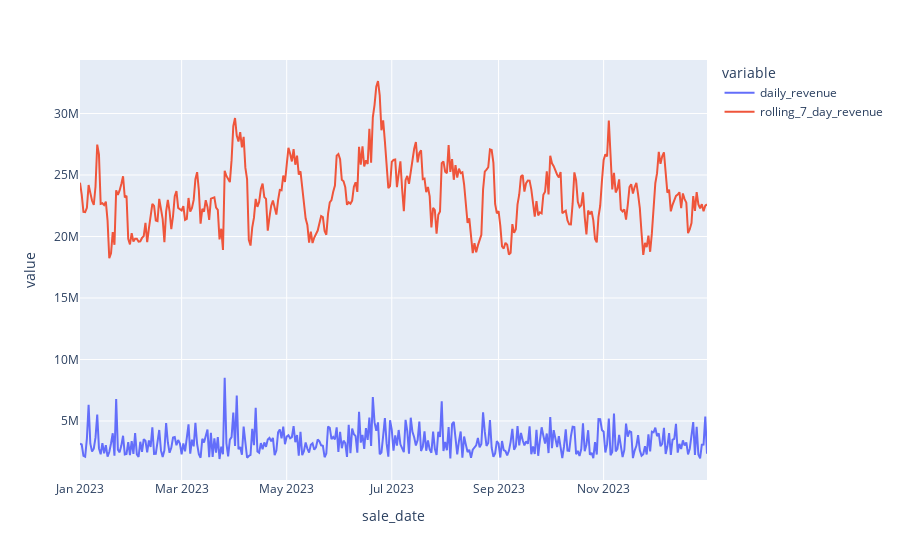

Notebook source saved alongside this figure:
### Code cell
import plotly.express as px

px.line(y_2023.toPandas(),x='sale_date', y=['daily_revenue','rolling_7_day_revenue'])

### Figure 1 — Plotly figure (JSON) as saved in the notebook; plotly's stock layout.template omitted (floating-point values rounded to 4 significant figures; data arrays with more than 128 entries replaced by an {"elided": "..."} marker saying what was removed)
{"data": [{"hovertemplate": "variable=daily_revenue<br>sale_date=%{x}<br>value=%{y}<extra></extra>", "legendgroup": "daily_revenue", "line": {"color": "#636efa", "dash": "solid"}, "marker": {"symbol": "circle"}, "mode": "lines", "name": "daily_revenue", "orientation": "v", "showlegend": true, "type": "scatter", "x": {"elided": "365 str values"}, "xaxis": "x", "y": {"elided": "365 float values"}, "yaxis": "y"}, {"hovertemplate": "variable=rolling_7_day_revenue<br>sale_date=%{x}<br>value=%{y}<extra></extra>", "legendgroup": "rolling_7_day_revenue", "line": {"color": "#EF553B", "dash": "solid"}, "marker": {"symbol": "circle"}, "mode": "lines", "name": "rolling_7_day_revenue", "orientation": "v", "showlegend": true, "type": "scatter", "x": {"elided": "365 str values"}, "xaxis": "x", "y": {"elided": "365 float values"}, "yaxis": "y"}], "layout": {"legend": {"title": {"text": "variable"}, "tracegroupgap": 0}, "margin": {"t": 60}, "xaxis": {"anchor": "y", "domain": [0, 1], "title": {"text": "sale_date"}}, "yaxis": {"anchor": "x", "domain": [0, 1], "title": {"text": "value"}}}}
